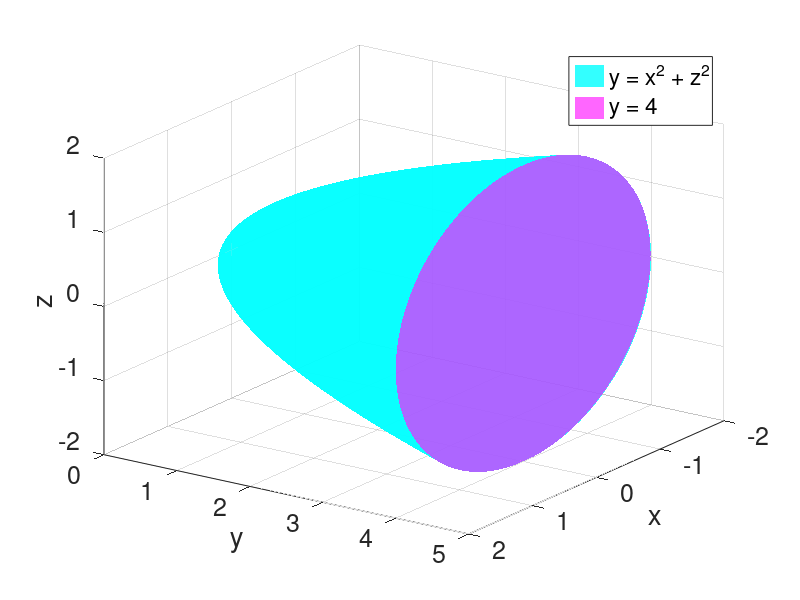

MATLAB code to generate this figure:
function S15_6_Ex5()
%% Region of Integration for a Triple Integral
% Plots the surfaces bounding the solid E: the paraboloid y = x^2 + z^2
% and the plane y = 4, to help set up:
%
% \begin{example}{}{}
%   Evaluate $\iiint_E \sqrt{x^2+z^2}dV$ where $E$ is the region bounded by
%   the paraboloid $y=x^2+z^2$ and the plane $y=4$.
%
%   See L23\_Ex5 for a plot.
% \end{example}
%
%% Author Info
%
% Cleaned up by Claude from an original visualization written by
% Dr Matthew Harris, assistant professor at Clarkson University,
% for MA 231: Calculus 3.

close all

%% User parameters for math objects
y   = @(x,z) x.^2 + z.^2;
top = 4;   % plane y = top

%% Paraboloid (r = sqrt(top) at the plane) and the disk cap at y = top
[r, th] = meshgrid(linspace(0, sqrt(top), 60), linspace(0, 2*pi, 100));
Xp = r.*cos(th);  Zp = r.*sin(th);  Yp = y(Xp, Zp);
Xc = Xp;  Zc = Zp;  Yc = top*ones(size(Xc));

%% Plot
figure
hold on
hPar = surf(Xp, Yp, Zp, 'FaceColor', 'c', 'FaceAlpha', 0.8, 'EdgeColor', 'none', 'DisplayName', 'y = x^2 + z^2');
hCap = surf(Xc, Yc, Zc, 'FaceColor', 'm', 'FaceAlpha', 0.6, 'EdgeColor', 'none', 'DisplayName', sprintf('y = %g', top));
xlabel('x'); ylabel('y'); zlabel('z')
set(gca, 'FontSize', 18)
legend([hPar hCap], 'Location', 'northeast')
view(125, 25)
grid on

end
